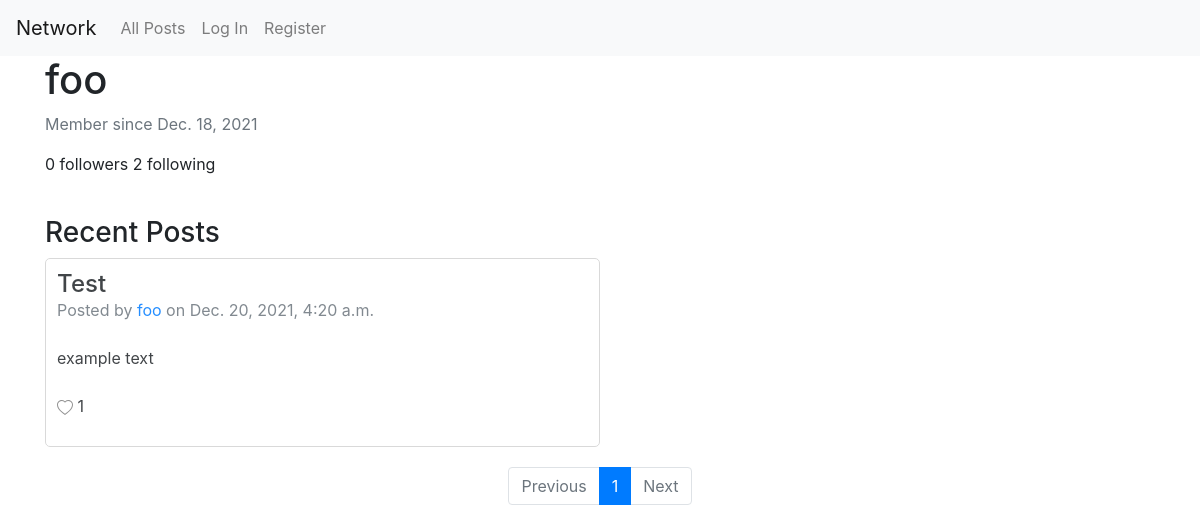
Before: /profile/foo with the older database file.
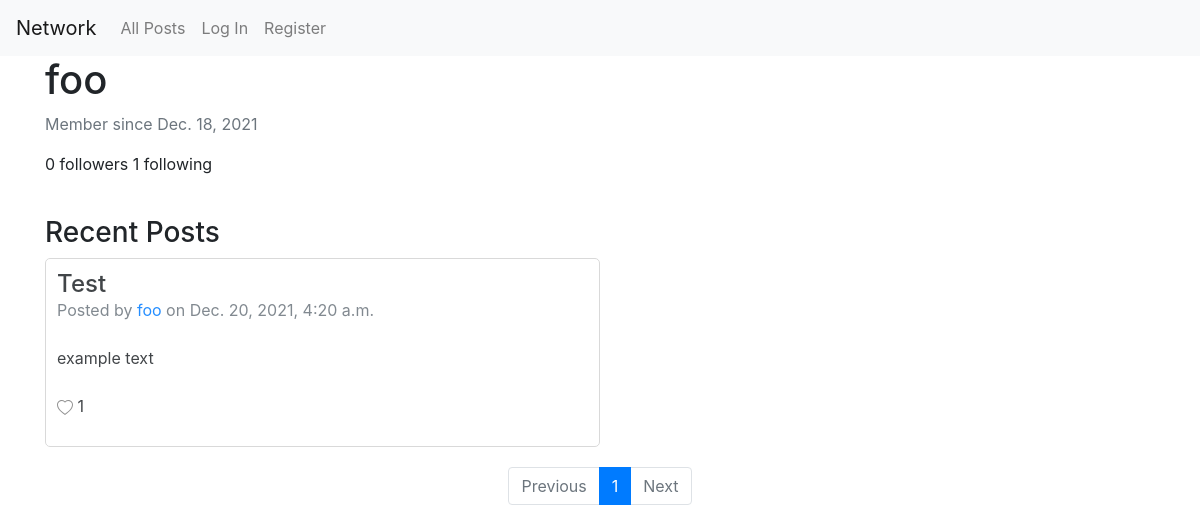
After: the same page with the newer database file.
### network/models.py (models this page shows)
class User(AbstractUser):
    pass

### network/views.py (the view)
# urls.py: path("profile/<str:user_name>", views.profile, name="profile"),
def profile(request, user_name):
    profile = User.objects.get(username = user_name)
    posts = Post.objects.filter(user = profile).order_by('-timestamp')
    follower_list = profile.followers.all()
    followers = []
    for i in follower_list:
        f = i.follower
        followers.append(f)
    paginator = Paginator(posts, 10) # Show 10 posts per page.
    page_number = request.GET.get('page')
    page_obj = paginator.get_page(page_number)
    return render(request, 'network/profile.html', {
        "profile": profile,
        "followers": followers,
        "page_obj": page_obj
    })

### network/templates/network/profile.html (shortened to what this page needs)
{% extends "network/layout.html" %}
{% load static %}
{% block body %}
<div id="follow-status" class="container justify-content-center">
    <h1 class="align-middle" style="display: inline-block">{{ profile.username }}</h1>
    <p class="text-muted">Member since {{ profile.date_joined|date }}</p>
    <div style="display: block">
        <p style="display: inline-block">{{ profile.followers.count }} followers</p>
        <p style="display: inline-block">{{ profile.account.count }} following</p>
    </div>
    <br>
    <h3>Recent Posts</h3>
    {% for post in page_obj %}
    <div id="{{ post.id }}" class="list-item" style="margin: 0px; margin-bottom: 5px;">
        <h4 id="post-title" style="margin-bottom: 0px;">{{ post.title }}</h4>
        <p class="text-muted">Posted by <a href="{% url 'profile' post.user.username %}" style="text-decoration: none;">{{ post.user }}</a> on {{ post.timestamp }}</p>
        <br>
        <p id="post-body" value="{{ post.body }}">{{ post.body}}</p>
        <br>
        <div id="likes" style="display: block;">
            {% with user=request.user like_count=post.liked_by.count%}
                {% if user in post.liked_by.all %}
                    <div id="icon-filled" onclick="unlike_post('{{ post.id }}')" style="display: inline-block;">
                        <svg id="filled" xmlns="http://www.w3.org/2000/svg" width="16" height="16" fill="red" class="bi bi-heart-fill" viewBox="0 0 16 16">
                            <path fill-rule="evenodd" d="M8 1.314C12.438-3.248 23.534 4.735 8 15-7.534 4.736 3.562-3.248 8 1.314z"/>
                        </svg>
                    </div>
                    <div id="icon-empty" onclick="like_post('{{ post.id }}')" style="display: none;">
                        <svg id="empty" xmlns="http://www.w3.org/2000/svg" width="16" height="16" fill="grey" class="bi bi-heart" viewBox="0 0 16 16">
                            <path d="m8 2.748-.717-.737C5.6.281 2.514.878 1.4 3.053c-.523 1.023-.641 2.5.314 4.385.92 1.815 2.834 3.989 6.286 6.357 3.452-2.368 5.365-4.542 6.286-6.357.955-1.886.838-3.362.314-4.385C13.486.878 10.4.28 8.717 2.01L8 2.748zM8 15C-7.333 4.868 3.279-3.04 7.824 1.143c.06.055.119.112.176.171a3.12 3.12 0 0 1 .176-.17C12.72-3.042 23.333 4.867 8 15z"/>
                        </svg>
                    </div>
                    <p id="likeCount" style="display: inline-block" value="{{ like_count }}">{{ like_count }}</p>
                {% else %}
                    <div id="icon-empty" onclick="like_post('{{ post.id }}')" style="display: inline-block;">
                    </div>
                    <p id="likeCount" style="display: inline-block" value="{{ like_count }}">{{ like_count }}</p>
                {% endif %}
            {% endwith %}
        </div>
    </div>
    {% endfor %}
</div>
<nav aria-label="page-nav" style="margin-top: 20px;">
    <ul class="pagination justify-content-center">
        {% if page_obj.has_previous %}
            <li class="page-item">
                <a class="page-link" href="?page={{ page_obj.previous_page_number }}">Previous</a>
            </li>
        {% else %}
            <li class="page-item disabled">
                <a class="page-link" aria-disabled="true" href="">Previous</a>
            </li>
        {% endif %}
        {% for i in page_obj.paginator.page_range %}
            {% if i == page_obj.number %}
                <li class="page-item active" aria-current="page">
                    <span class="page-link">
                        {{ i }}
                    </span>
                </li>
            {% else %}
                <li class="page-item"><a class="page-link" href="?page={{ i }}">{{ i }}</a></li>
            {% endif %}
        {% endfor %}
        {% if page_obj.has_next %}
            <li class="page-item">
                <a class="page-link" href="?page={{ page_obj.next_page_number }}">Next</a>
            </li>
        {% else %}
            <li class="page-item disabled">
                <a class="page-link" aria-disabled="true" href="">Next</a>
            </li>
        {% endif %}
    </ul>
</nav>
{% endblock %}

Changed rows visible on the page:
changed User "foo": account.count "2" → "1"
